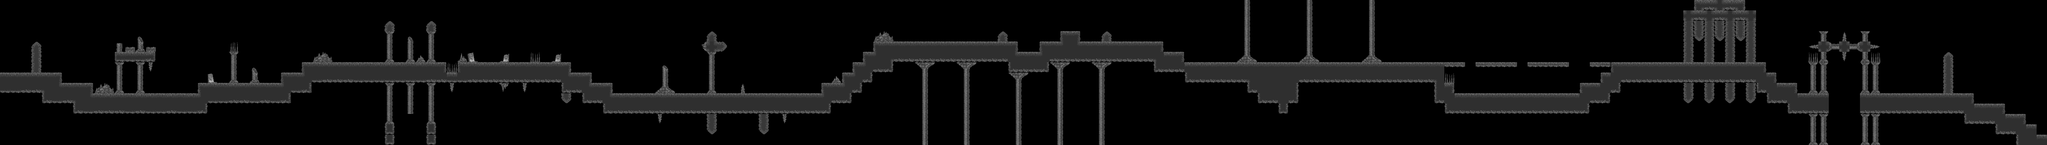

Below is a game level as drawn by its tile map, then a one-line description and the .tmx that defines it (tile-layer data replaced by summaries):
An orthogonal 197x14 tile map with 32x32 px tiles, 2 tile layers (Base, Decor), 2 tilesets and 29 objects (28x points, zone).

<map version="1.10" tiledversion="1.11.0" orientation="orthogonal" renderorder="right-down" width="197" height="14" tilewidth="32" tileheight="32" infinite="0" nextlayerid="6" nextobjectid="98">
 <tileset firstgid="1" name="tileset1" tilewidth="32" tileheight="32" tilecount="153" columns="17">
  <image source="img/tileset1.png" width="544" height="288" />
 </tileset>
 <tileset firstgid="154" name="tileset1" tilewidth="32" tileheight="32" tilecount="153" columns="17">
  <image source="img/tileset1.png" width="544" height="288" />
 </tileset>
 <layer id="1" name="Base" width="197" height="14">
  <data>[2758 cells, 471 non-empty, 53 distinct tile ids]</data>
 </layer>
 <layer id="2" name="Decor" width="197" height="14">
  <data>[2758 cells, 265 non-empty, 39 distinct tile ids]</data>
 </layer>
 <objectgroup id="3" name="Objects">
  <object id="1" name="spawnpoint" type="points" x="504.667" y="266">
   <point />
  </object>
  <object id="5" name="teleport" type="zone" x="5628" y="383.333" width="102" height="60" />
  <object id="8" name="enemy" type="points" x="2378" y="277">
   <point />
  </object>
  <object id="10" name="enemy" type="points" x="1597.33" y="162.667">
   <point />
  </object>
  <object id="12" name="d_fire" type="points" x="234" y="255">
   <point />
  </object>
  <object id="13" name="d_fire" type="points" x="1921" y="288">
   <point />
  </object>
  <object id="14" name="d_fire" type="points" x="1942.5" y="286.5">
   <point />
  </object>
  <object id="15" name="d_fire" type="points" x="1124" y="191">
   <point />
  </object>
  <object id="24" name="enemy" type="points" x="1063.33" y="162">
   <point />
  </object>
  <object id="26" name="d_fire" type="points" x="2120" y="287.333">
   <point />
  </object>
  <object id="27" name="d_fire" type="points" x="3169" y="160">
   <point />
  </object>
  <object id="28" name="enemy" type="points" x="2941" y="98.333">
   <point />
  </object>
  <object id="29" name="d_fire" type="points" x="3937" y="191.5">
   <point />
  </object>
  <object id="30" name="d_fire" type="points" x="4129" y="191.5">
   <point />
  </object>
  <object id="32" name="d_fire" type="points" x="3680.67" y="191.667">
   <point />
  </object>
  <object id="34" name="enemy" type="points" x="4228" y="160">
   <point />
  </object>
  <object id="51" name="d_fire" type="points" x="4591" y="288">
   <point />
  </object>
  <object id="56" name="d_fire" type="points" x="4714" y="290">
   <point />
  </object>
  <object id="77" name="d_fire" type="points" x="4824" y="290">
   <point />
  </object>
  <object id="83" name="d_fire" type="points" x="4897" y="256">
   <point />
  </object>
  <object id="85" name="enemy" type="points" x="5096" y="153.333">
   <point />
  </object>
  <object id="87" name="d_fire" type="points" x="5278" y="193.333">
   <point />
  </object>
  <object id="89" name="enemy" type="points" x="5367" y="133">
   <point />
  </object>
  <object id="91" name="enemy" type="points" x="3517" y="56">
   <point />
  </object>
  <object id="93" name="d_fire" type="points" x="5875" y="286">
   <point />
  </object>
  <object id="94" name="d_fire" type="points" x="4656" y="289">
   <point />
  </object>
  <object id="95" name="d_fire" type="points" x="4511" y="285">
   <point />
  </object>
  <object id="96" name="d_fire" type="points" x="4772" y="289">
   <point />
  </object>
  <object id="97" name="d_fire" type="points" x="4765" y="192">
   <point />
  </object>
 </objectgroup>
</map>
